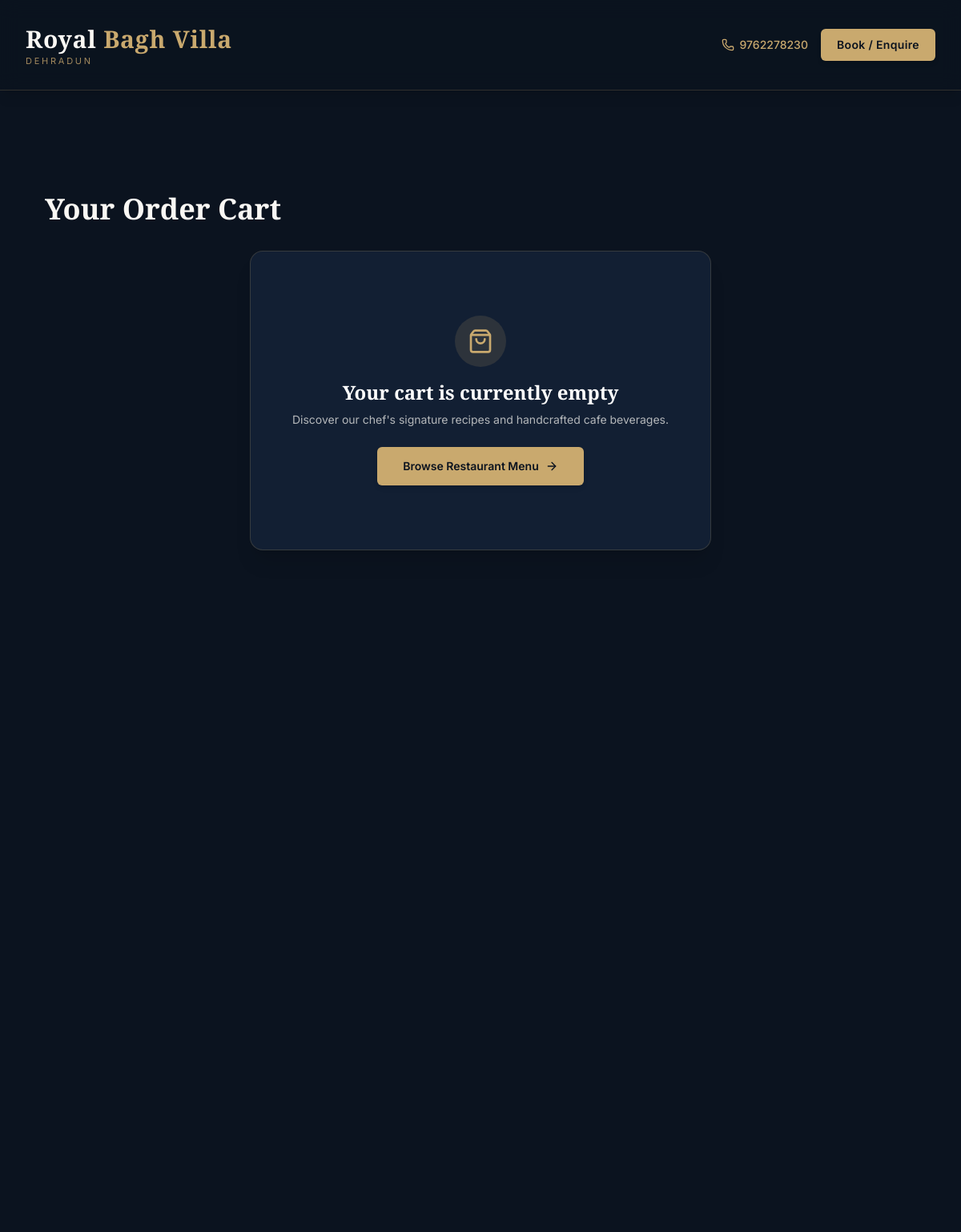
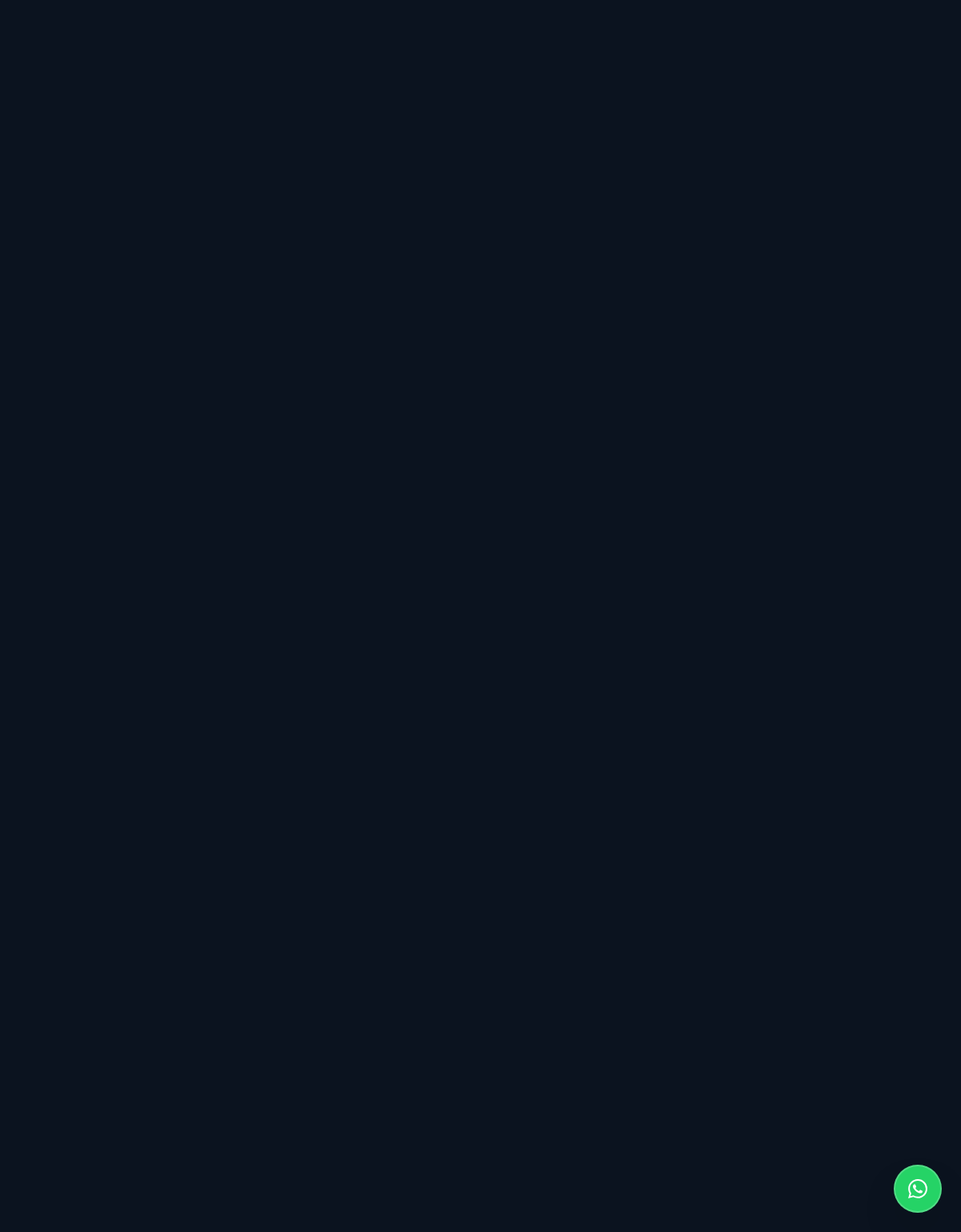
Screenshot of /order/cart with the database file from the repository (2 pictures, top to bottom).
### models/cms.py (models this page shows, shortened)
class CMSContent(db.Model):
    __tablename__ = 'cms_contents'
    id = db.Column(db.Integer, primary_key=True)
    page = db.Column(db.String(50), nullable=False, index=True)  # home, about, cafe, restaurant, events, banquet, lawn, gallery, contact, common
    section = db.Column(db.String(50), nullable=False, index=True)  # hero, intro, features, offers, pricing, seo, etc.
    key = db.Column(db.String(100), nullable=False, index=True)
    value = db.Column(db.Text, default='')
    content_type = db.Column(db.String(20), default='text')  # text, html, image, video, url, json
    label = db.Column(db.String(200), default='')
    updated_at = db.Column(db.DateTime, default=lambda: datetime.now(timezone.utc), onupdate=lambda: datetime.now(timezone.utc))
    __table_args__ = (
        db.UniqueConstraint('page', 'section', 'key', name='_page_section_key_uc'),
    )
    @classmethod
    def get_value(cls, page, key, default=''):
        item = cls.query.filter_by(page=page, key=key).first()
        if item and item.value is not None and item.value != '':
            return item.value
        return default

### routes/order.py (the view)
@order_bp.route('/cart')
def cart():
    cart_items = session.get('cart', [])
    for item in cart_items:
        item['unit_price'] = item.get('price', 0)
        item['subtotal'] = item.get('price', 0) * item.get('quantity', 1)
    subtotal = sum(i.get('subtotal', 0) for i in cart_items)
    taxes = round(subtotal * 0.05, 2)
    total = round(subtotal + taxes, 2)
    return render_template('cart.html', subtotal=subtotal, taxes=taxes, total=total)

### models/contact.py (called while the page is built)
    @staticmethod
    def get(key, default=""):
        setting = BusinessSetting.query.filter_by(key=key).first()
        return setting.value if setting else default

### templates/cart.html (shortened to what this page needs)
{% extends "base.html" %}
{% block content %}
<div class="bg-[#0B131F] min-h-screen pt-32 pb-20">
    <div class="max-w-6xl mx-auto px-4 sm:px-6 lg:px-8">
        <h1 class="font-playfair text-3xl sm:text-4xl text-[#FAF8F4] font-bold mb-8">Your Order Cart</h1>
        {% if not cart_items or cart_items|length == 0 %}
        <div class="text-center py-20 bg-[#121F33] rounded-2xl border border-[#C9A96E]/20 p-8 shadow-xl max-w-xl mx-auto" data-aos="fade-up">
            <div class="w-16 h-16 rounded-full bg-[#C9A96E]/15 flex items-center justify-center mx-auto text-[#C9A96E] mb-4">
                <i data-lucide="shopping-bag" class="w-8 h-8"></i>
            </div>
            <h2 class="font-playfair text-2xl text-white font-semibold mb-2">Your cart is currently empty</h2>
            <p class="text-sm text-[#FAF8F4]/70 mb-6">Discover our chef's signature recipes and handcrafted cafe beverages.</p>
            <a href="{{ url_for('restaurant_bp.index') }}" class="inline-flex items-center gap-2 px-8 py-3.5 bg-[#C9A96E] hover:bg-[#b8944f] text-[#0B131F] font-semibold rounded-md transition shadow-md text-sm">
                <span>Browse Restaurant Menu</span>
                <i data-lucide="arrow-right" class="w-4 h-4"></i>
            </a>
        </div>
        {% endif %}
    </div>
</div>
{% endblock %}

### templates/components/navbar.html (shortened to what this page needs)
<nav class="navbar sticky top-0 w-full z-50 transition-all duration-300 bg-[#0B131F]/95 backdrop-blur-md border-b border-[#C9A96E]/20 shadow-lg">
    <div class="max-w-7xl mx-auto px-4 sm:px-6 lg:px-8">
        <div class="flex justify-between items-center h-20">
            <div class="flex-shrink-0 flex items-center">
                <a href="{{ url_for('main_bp.index') }}" class="group flex items-center gap-3">
                    {% if logo_image %}
                    <img src="{{ logo_image }}" alt="{{ logo_text }}" class="h-10 sm:h-12 w-auto object-contain">
                    {% else %}
                    <div class="flex flex-col leading-none">
                        <span class="font-playfair font-bold text-2xl lg:text-3xl text-[#FAF8F4] group-hover:text-[#C9A96E] transition-colors tracking-wide">
                            {{ logo_text.split(' ')[0] if ' ' in logo_text else logo_text }} <span class="text-[#C9A96E]">{{ ' '.join(logo_text.split(' ')[1:]) if ' ' in logo_text else '' }}</span>
                        </span>
                        <span class="text-[11px] tracking-[0.25em] text-[#C9A96E]/80 uppercase font-inter mt-1">
                            Dehradun
                        </span>
                    </div>
                    {% endif %}
                </a>
            </div>
            <div class="hidden lg:flex items-center space-x-4">
                <a href="tel:{{ business_phone }}" class="text-sm text-[#C9A96E] hover:text-[#FAF8F4] flex items-center gap-1.5 transition-colors font-medium">
                    <i data-lucide="phone" class="w-4 h-4"></i>
                    <span>{{ business_phone }}</span>
                </a>
                <a href="{{ url_for('main_bp.index') }}#enquiry" class="px-5 py-2.5 bg-[#C9A96E] hover:bg-[#b8944f] text-[#0B131F] font-semibold text-sm tracking-wide rounded-md transition-all duration-300 shadow-md hover:shadow-[#C9A96E]/20 hover:scale-[1.02]">
                    Book / Enquire
                </a>
            </div>
        </div>
    </div>
</nav>

### static/css/style.css (style rules this page uses)
:root { --primary: #1a3c34; --primary-light: #2d5c4f; --primary-dark: #0f1f1b; --accent: #c9a96e; --accent-light: #d4bc8b; --accent-dark: #b8944f; --cream: #faf8f4; --cream-dark: #f0ebe0; --charcoal: #2d2d2d; --gray: #6b7280; --white: #ffffff; --danger: #dc2626; --success: #16a34a; }
html { scroll-behavior: smooth; }
body { font-family: 'Inter', sans-serif; background-color: var(--cream); color: var(--charcoal); line-height: 1.6; }
.font-playfair { font-family: 'Playfair Display', serif; }
.font-inter { font-family: 'Inter', sans-serif; }
.navbar { position: fixed; top: 0; width: 100%; z-index: 50; transition: all 0.4s ease; background: transparent; padding: 1rem 0; }

### rows the page displays
CMSContent: value "Royal", value "Bagh Villa"
CMSContent: value "9762278230"
